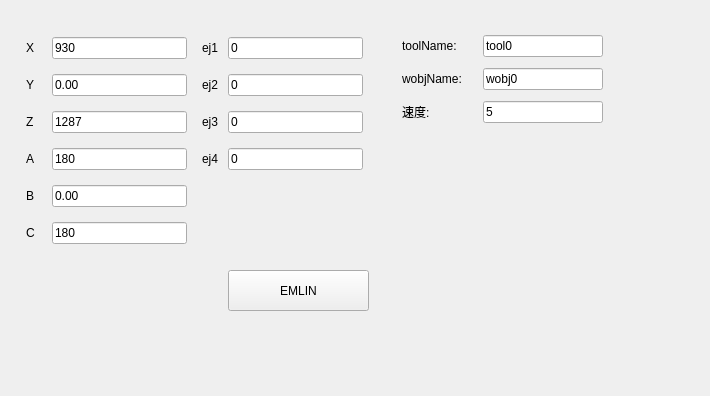
     <widget class="QWidget" name="tab4">
      <attribute name="title">
       <string>运动5</string>
      </attribute>
      <widget class="QWidget" name="widget_4" native="true">
       <property name="geometry">
        <rect>
         <x>0</x>
         <y>0</y>
         <width>701</width>
         <height>387</height>
        </rect>
       </property>
       <property name="minimumSize">
        <size>
         <width>0</width>
         <height>300</height>
        </size>
       </property>
       <widget class="QWidget" name="layoutWidget_14">
        <property name="geometry">
         <rect>
          <x>202</x>
          <y>28</y>
          <width>161</width>
          <height>151</height>
         </rect>
        </property>
        <layout class="QVBoxLayout" name="verticalLayout_18">
         <item>
          <layout class="QHBoxLayout" name="horizontalLayout_80">
           <item>
            <widget class="QLabel" name="mj1_8">
             <property name="minimumSize">
              <size>
               <width>20</width>
               <height>0</height>
              </size>
             </property>
             <property name="text">
              <string>ej1</string>
             </property>
            </widget>
           </item>
           <item>
            <widget class="QLineEdit" name="emlin_aux1">
             <property name="text">
              <string>0</string>
             </property>
            </widget>
           </item>
          </layout>
         </item>
         <item>
          <layout class="QHBoxLayout" name="horizontalLayout_81">
           <item>
            <widget class="QLabel" name="mj2_8">
             <property name="minimumSize">
              <size>
               <width>20</width>
               <height>0</height>
              </size>
             </property>
             <property name="text">
              <string>ej2</string>
             </property>
            </widget>
           </item>
           <item>
            <widget class="QLineEdit" name="emlin_aux2">
             <property name="text">
              <string>0</string>
             </property>
            </widget>
           </item>
          </layout>
         </item>
         <item>
          <layout class="QHBoxLayout" name="horizontalLayout_82">
           <item>
            <widget class="QLabel" name="mj3_8">
             <property name="minimumSize">
              <size>
               <width>20</width>
               <height>0</height>
              </size>
             </property>
             <property name="text">
              <string>ej3</string>
             </property>
            </widget>
           </item>
           <item>
            <widget class="QLineEdit" name="emlin_aux3">
             <property name="text">
              <string>0</string>
             </property>
            </widget>
           </item>
          </layout>
         </item>
         <item>
          <layout class="QHBoxLayout" name="horizontalLayout_83">
           <item>
            <widget class="QLabel" name="mj4_8">
             <property name="minimumSize">
              <size>
               <width>20</width>
               <height>0</height>
              </size>
             </property>
             <property name="text">
              <string>ej4</string>
             </property>
            </widget>
           </item>
           <item>
            <widget class="QLineEdit" name="emlin_aux4">
             <property name="text">
              <string>0</string>
             </property>
            </widget>
           </item>
          </layout>
         </item>
        </layout>
       </widget>
       <widget class="QPushButton" name="EMLIN">
        <property name="geometry">
         <rect>
          <x>228</x>
          <y>270</y>
          <width>141</width>
          <height>41</height>
         </rect>
        </property>
        <property name="text">
         <string>EMLIN</string>
        </property>
       </widget>
       <widget class="QWidget" name="layoutWidget_10">
        <property name="geometry">
         <rect>
          <x>402</x>
          <y>30</y>
          <width>201</width>
          <height>101</height>
         </rect>
        </property>
        <layout class="QVBoxLayout" name="verticalLayout_19">
         <item>
          <layout class="QHBoxLayout" name="horizontalLayout_84">
           <item>
            <widget class="QLabel" name="mj6_15">
             <property name="minimumSize">
              <size>
               <width>50</width>
               <height>0</height>
              </size>
             </property>
             <property name="text">
              <string>toolName:</string>
             </property>
            </widget>
           </item>
           <item>
            <widget class="QLineEdit" name="emlin_tool">
             <property name="maximumSize">
              <size>
               <width>120</width>
               <height>16777215</height>
              </size>
             </property>
             <property name="text">
              <string>tool0</string>
             </property>
            </widget>
           </item>
          </layout>
         </item>
         <item>
          <layout class="QHBoxLayout" name="horizontalLayout_85">
           <item>
            <widget class="QLabel" name="mj6_16">
             <property name="minimumSize">
              <size>
               <width>50</width>
               <height>0</height>
              </size>
             </property>
             <property name="text">
              <string>wobjName:</string>
             </property>
            </widget>
           </item>
           <item>
            <widget class="QLineEdit" name="emlin_wobj">
             <property name="maximumSize">
              <size>
               <width>120</width>
               <height>16777215</height>
              </size>
             </property>
             <property name="text">
              <string>wobj0</string>
             </property>
            </widget>
           </item>
          </layout>
         </item>
         <item>
          <layout class="QHBoxLayout" name="horizontalLayout_86">
           <item>
            <widget class="QLabel" name="mj6_17">
             <property name="minimumSize">
              <size>
               <width>50</width>
               <height>0</height>
              </size>
             </property>
             <property name="text">
              <string>速度:</string>
             </property>
            </widget>
           </item>
           <item>
            <widget class="QLineEdit" name="emlin_speed">
             <property name="maximumSize">
              <size>
               <width>120</width>
               <height>16777215</height>
              </size>
             </property>
             <property name="text">
              <string>5</string>
             </property>
            </widget>
           </item>
          </layout>
         </item>
        </layout>
       </widget>
       <widget class="QWidget" name="layoutWidget_15">
        <property name="geometry">
         <rect>
          <x>26</x>
          <y>28</y>
          <width>161</width>
          <height>231</height>
         </rect>
        </property>
        <layout class="QVBoxLayout" name="verticalLayout_20">
         <item>
          <layout class="QHBoxLayout" name="horizontalLayout_87">
           <item>
            <widget class="QLabel" name="mj1_9">
             <property name="minimumSize">
              <size>
               <width>20</width>
               <height>0</height>
              </size>
             </property>
             <property name="text">
              <string>X</string>
             </property>
            </widget>
           </item>
           <item>
            <widget class="QLineEdit" name="emlin_x">
             <property name="text">
              <string>930</string>
             </property>
            </widget>
           </item>
          </layout>
         </item>
         <item>
          <layout class="QHBoxLayout" name="horizontalLayout_88">
           <item>
            <widget class="QLabel" name="mj2_9">
             <property name="minimumSize">
              <size>
               <width>20</width>
               <height>0</height>
              </size>
             </property>
             <property name="text">
              <string>Y</string>
             </property>
            </widget>
           </item>
           <item>
            <widget class="QLineEdit" name="emlin_y">
             <property name="text">
              <string>0.00</string>
             </property>
            </widget>
           </item>
          </layout>
         </item>
         <item>
          <layout class="QHBoxLayout" name="horizontalLayout_89">
           <item>
            <widget class="QLabel" name="mj3_9">
             <property name="minimumSize">
              <size>
               <width>20</width>
               <height>0</height>
              </size>
             </property>
             <property name="text">
              <string>Z</string>
             </property>
            </widget>
           </item>
           <item>
            <widget class="QLineEdit" name="emlin_z">
             <property name="text">
              <string>1287</string>
             </property>
            </widget>
           </item>
          </layout>
         </item>
         <item>
          <layout class="QHBoxLayout" name="horizontalLayout_90">
           <item>
            <widget class="QLabel" name="mj4_9">
             <property name="minimumSize">
              <size>
               <width>20</width>
               <height>0</height>
              </size>
             </property>
             <property name="text">
              <string>A</string>
             </property>
            </widget>
           </item>
           <item>
            <widget class="QLineEdit" name="emlin_a">
             <property name="text">
              <string>180</string>
             </property>
            </widget>
           </item>
          </layout>
         </item>
         <item>
          <layout class="QHBoxLayout" name="horizontalLayout_91">
           <item>
            <widget class="QLabel" name="mj5_6">
             <property name="minimumSize">
              <size>
               <width>20</width>
               <height>0</height>
              </size>
             </property>
             <property name="text">
              <string>B</string>
             </property>
            </widget>
           </item>
           <item>
            <widget class="QLineEdit" name="emlin_b">
             <property name="text">
              <string>0.00</string>
             </property>
            </widget>
           </item>
          </layout>
         </item>
         <item>
          <layout class="QHBoxLayout" name="horizontalLayout_92">
           <item>
            <widget class="QLabel" name="mj6_18">
             <property name="minimumSize">
              <size>
               <width>20</width>
               <height>0</height>
              </size>
             </property>
             <property name="text">
              <string>C</string>
             </property>
            </widget>
           </item>
           <item>
            <widget class="QLineEdit" name="emlin_c">
             <property name="text">
              <string>180</string>
             </property>
            </widget>
           </item>
          </layout>
         </item>
        </layout>
       </widget>
      </widget>
     </widget>
